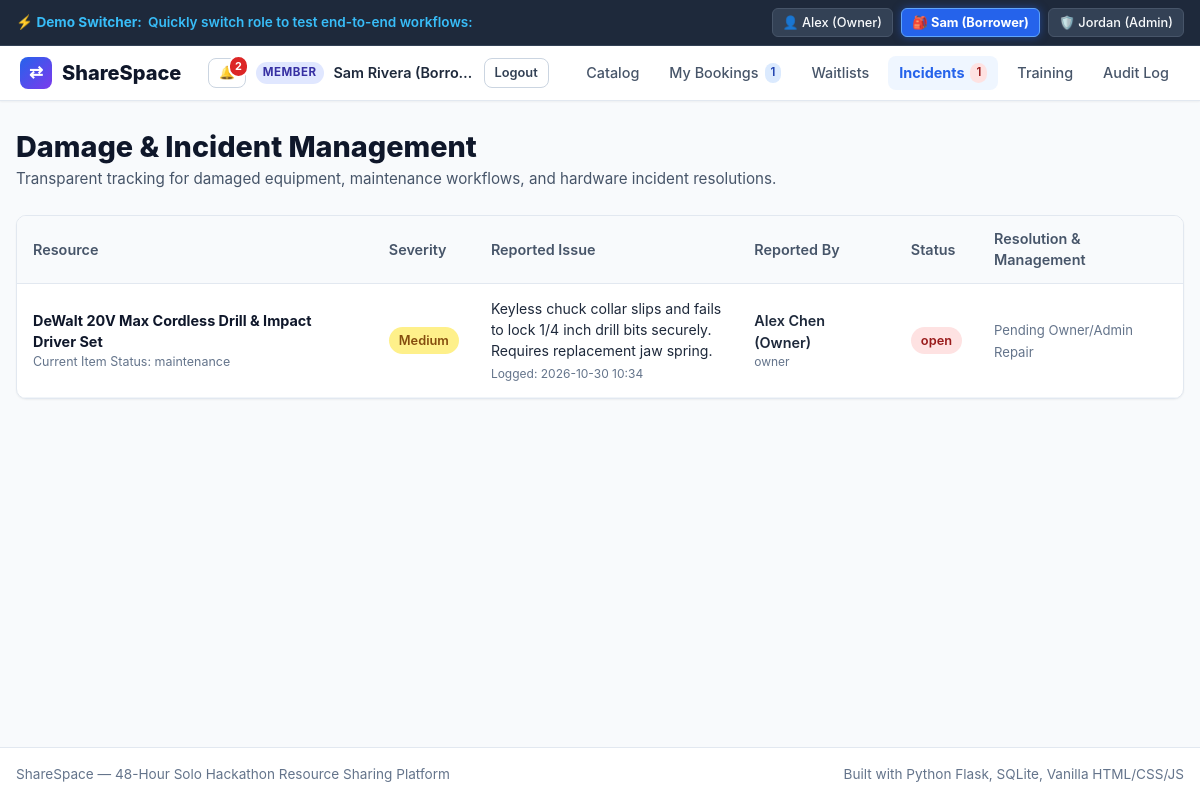
Page /incidents on the committed database.
### tables this page shows
CREATE TABLE users (
    id INTEGER PRIMARY KEY AUTOINCREMENT,
    name TEXT NOT NULL,
    email TEXT UNIQUE NOT NULL,
    password_hash TEXT NOT NULL,
    role TEXT DEFAULT 'member', -- 'member', 'owner', 'admin'
    created_at TIMESTAMP DEFAULT CURRENT_TIMESTAMP
);

CREATE TABLE incidents (
    id INTEGER PRIMARY KEY AUTOINCREMENT,
    resource_id INTEGER NOT NULL,
    booking_id INTEGER,
    reported_by_user_id INTEGER NOT NULL,
    severity TEXT DEFAULT 'Medium', -- 'Low', 'Medium', 'High', 'Critical'
    description TEXT NOT NULL,
    status TEXT DEFAULT 'open', -- 'open', 'under_review', 'resolved'
    resolution_notes TEXT,
    created_at TIMESTAMP DEFAULT CURRENT_TIMESTAMP,
    resolved_at TIMESTAMP,
    FOREIGN KEY (resource_id) REFERENCES resources(id) ON DELETE CASCADE,
    FOREIGN KEY (booking_id) REFERENCES bookings(id) ON DELETE SET NULL,
    FOREIGN KEY (reported_by_user_id) REFERENCES users(id) ON DELETE CASCADE
);

CREATE TABLE resources (
    id INTEGER PRIMARY KEY AUTOINCREMENT,
    owner_id INTEGER NOT NULL,
    title TEXT NOT NULL,
    description TEXT,
    category TEXT NOT NULL,
    location TEXT,
    image_url TEXT,
    status TEXT DEFAULT 'available', -- 'available', 'reserved', 'in_use', 'maintenance'
    required_certification_id INTEGER,
    max_days INTEGER DEFAULT 5, -- Fair usage limit per booking
    created_at TIMESTAMP DEFAULT CURRENT_TIMESTAMP,
    FOREIGN KEY (owner_id) REFERENCES users(id) ON DELETE CASCADE,
    FOREIGN KEY (required_certification_id) REFERENCES certifications(id) ON DELETE SET NULL
);

### app.py (the view)
@app.route('/incidents')
@login_required
def incidents():
    incidents_list = query_db(
        """
        SELECT i.*, r.title as resource_title, r.status as resource_status, u.name as reporter_name, u.role as reporter_role
        FROM incidents i
        JOIN resources r ON i.resource_id = r.id
        JOIN users u ON i.reported_by_user_id = u.id
        ORDER BY
            CASE i.status WHEN 'open' THEN 1 WHEN 'under_review' THEN 2 ELSE 3 END,
            i.created_at DESC
        """
    )
    return render_template('incidents.html', incidents=incidents_list)

### app.py (called while the page is built)
def login_required(f):
    @wraps(f)
    def decorated_function(*args, **kwargs):
        if not g.user:
            flash("Please log in to access this page.", "warning")
            return redirect(url_for('login'))
        return f(*args, **kwargs)
    return decorated_function

### database.py (called while the page is built)
def get_db():
    conn = sqlite3.connect(DATABASE_PATH)
    conn.row_factory = sqlite3.Row
    conn.execute("PRAGMA foreign_keys = ON;")
    return conn

def query_db(query, args=(), one=False):
    conn = get_db()
    try:
        cur = conn.cursor()
        cur.execute(query, args)
        rows = cur.fetchall()
        cur.close()
        return (rows[0] if rows else None) if one else rows
    finally:
        conn.close()

### templates/incidents.html (shortened to what this page needs)
{% extends "base.html" %}
{% block content %}
<div class="catalog-header">
    <div>
        <h1 style="font-size: 1.8rem; font-weight: 800; color: var(--slate-900);">Damage & Incident Management</h1>
        <p style="color: var(--slate-600); font-size: 0.95rem;">
            Transparent tracking for damaged equipment, maintenance workflows, and hardware incident resolutions.
        </p>
    </div>
</div>
{% if incidents %}
    <div class="table-responsive">
        <table class="data-table">
            <thead>
                <tr>
                    <th>Resource</th>
                    <th>Severity</th>
                    <th>Reported Issue</th>
                    <th>Reported By</th>
                    <th>Status</th>
                    <th>Resolution & Management</th>
                </tr>
            </thead>
            <tbody>
                {% for inc in incidents %}
                    <tr>
                        <td>
                            <a href="{{ url_for('resource_detail', resource_id=inc['resource_id']) }}" style="font-weight: 700; color: var(--slate-900);">
                                {{ inc['resource_title'] }}
                            </a>
                            <div style="font-size: 0.78rem; color: var(--slate-500);">Current Item Status: {{ inc['resource_status'] }}</div>
                        </td>
                        <td>
                            <span class="badge" style="
                                {% if inc['severity'] == 'Critical' %}background: #fee2e2; color: #991b1b; font-weight: 800;
                                {% elif inc['severity'] == 'High' %}background: #fed7aa; color: #9a3412;
                                {% elif inc['severity'] == 'Medium' %}background: #fef08a; color: #854d0e;
                                {% else %}background: #e2e8f0; color: #475569;{% endif %}
                            ">
                                {{ inc['severity'] }}
                            </span>
                        </td>
                        <td style="max-width: 280px;">
                            <div style="font-size: 0.88rem; color: var(--slate-800);">{{ inc['description'] }}</div>
                            <div style="font-size: 0.75rem; color: var(--slate-500); margin-top: 4px;">Logged: {{ inc['created_at'][:16] }}</div>
                        </td>
                        <td>
                            <div style="font-weight: 600;">{{ inc['reporter_name'] }}</div>
                            <div style="font-size: 0.75rem; color: var(--slate-500);">{{ inc['reporter_role'] }}</div>
                        </td>
                        <td>
                            <span class="badge" style="
                                {% if inc['status'] == 'resolved' %}background: #dcfce7; color: #166534;
                                {% elif inc['status'] == 'under_review' %}background: #e0f2fe; color: #0284c7;
                                {% else %}background: #fee2e2; color: #991b1b;{% endif %}
                            ">
                                {{ inc['status'] }}
                            </span>
                        </td>
                        <td>
                            {% if inc['status'] != 'resolved' %}
                                {% if g.user and g.user['role'] in ['owner', 'admin'] %}
                                    <form method="POST" action="{{ url_for('resolve_incident', incident_id=inc['id']) }}" style="display: flex; flex-direction: column; gap: 6px; min-width: 200px;">
                                        <input type="text" name="resolution_notes" class="form-control" style="font-size: 0.8rem; padding: 4px 8px;" placeholder="Repair notes / action taken..." required>
                                        <button type="submit" class="btn btn-success btn-sm">
                                            ✅ Mark Resolved & Restore Resource
                                        </button>
                                    </form>
                                {% else %}
                                    <span style="font-size: 0.82rem; color: var(--slate-500);">Pending Owner/Admin Repair</span>
                                {% endif %}
                            {% else %}
                                <div style="font-size: 0.82rem; color: #15803d;">
                                    <strong>Resolution:</strong> {{ inc['resolution_notes'] or 'Repaired and verified.' }}
                                </div>
                                <div style="font-size: 0.72rem; color: var(--slate-500);">Resolved at: {{ inc['resolved_at'][:16] if inc['resolved_at'] else 'Recently' }}</div>
                            {% endif %}
                        </td>
                    </tr>
                {% endfor %}
            </tbody>
        </table>
    </div>
{% endif %}
{% endblock %}

### templates/base.html (shortened to what this page needs)
<!DOCTYPE html>
<html lang="en">
<head>
    <link rel="stylesheet" href="{{ url_for('static', filename='css/style.css') }}">
</head>
<body>
    <div class="demo-bar">
        <div class="demo-bar-inner">
            <div class="demo-bar-title">
                <span>⚡ <strong>Demo Switcher:</strong></span>
                <span class="demo-desc">Quickly switch role to test end-to-end workflows:</span>
            </div>
            <div class="demo-users">
                <a href="{{ url_for('switch_user', user_id=1) }}" class="demo-btn {% if g.user and g.user['id'] == 1 %}active{% endif %}">
                    👤 Alex (Owner)
                </a>
                <a href="{{ url_for('switch_user', user_id=2) }}" class="demo-btn {% if g.user and g.user['id'] == 2 %}active{% endif %}">
                    🎒 Sam (Borrower)
                </a>
                <a href="{{ url_for('switch_user', user_id=3) }}" class="demo-btn {% if g.user and g.user['id'] == 3 %}active{% endif %}">
                    🛡️ Jordan (Admin)
                </a>
            </div>
        </div>
    </div>
    <nav class="navbar">
        <div class="nav-container">
            <div class="nav-header">
                <a href="{{ url_for('index') }}" class="nav-brand">
                    <span class="logo-icon">⇄</span>
                    <span>ShareSpace</span>
                </a>
                <div class="nav-user">
                    {% if g.user %}
                        <a href="{{ url_for('notifications') }}" class="btn btn-outline btn-sm notif-btn" title="Notifications" style="position: relative;">
                            🔔
                            {% if g.unread_notifs_count > 0 %}
                                <span class="notif-badge">{{ g.unread_notifs_count }}</span>
                            {% endif %}
                        </a>
                        <span class="role-badge role-{{ g.user['role'] }}">{{ g.user['role'] }}</span>
                        <span class="user-display-name" style="font-size: 0.9rem; font-weight: 600;">{{ g.user['name'] }}</span>
                        <a href="{{ url_for('logout') }}" class="btn btn-outline btn-sm">Logout</a>
                    {% else %}
                        <a href="{{ url_for('login') }}" class="btn btn-outline btn-sm">Log In</a>
                        <a href="{{ url_for('register') }}" class="btn btn-primary btn-sm">Sign Up</a>
                    {% endif %}
                </div>
            </div>
            <ul class="nav-links">
                <li><a href="{{ url_for('index') }}" class="{% if request.path == url_for('index') %}active{% endif %}">Catalog</a></li>
                {% if g.user %}
                    <li>
                        <a href="{{ url_for('my_bookings') }}" class="{% if request.path == url_for('my_bookings') %}active{% endif %}">
                            My Bookings
                            {% if g.active_bookings_count %}
                                <span class="badge badge-active" style="padding: 1px 6px; font-size: 0.72rem;">{{ g.active_bookings_count }}</span>
                            {% endif %}
                        </a>
                    </li>
                    <li><a href="{{ url_for('waitlists') }}" class="{% if request.path == url_for('waitlists') %}active{% endif %}">Waitlists</a></li>
                    <li>
                        <a href="{{ url_for('incidents') }}" class="{% if request.path == url_for('incidents') %}active{% endif %}">
                            Incidents
                            {% if g.open_incidents_count %}
                                <span class="badge badge-maintenance" style="padding: 1px 6px; font-size: 0.72rem;">{{ g.open_incidents_count }}</span>
                            {% endif %}
                        </a>
                    </li>
                    <li><a href="{{ url_for('training_catalog') }}" class="{% if request.path == url_for('training_catalog') %}active{% endif %}">Training</a></li>
                    <li><a href="{{ url_for('activity_history') }}" class="{% if request.path == url_for('activity_history') %}active{% endif %}">Audit Log</a></li>
                {% endif %}
            </ul>
        </div>
    </nav>
    <main class="container">
        {% block content %}{% endblock %}
    </main>
    <footer>
        <div style="max-width: 1200px; margin: 0 auto; display: flex; justify-content: space-between; align-items: center; flex-wrap: wrap; gap: 10px;">
            <span>ShareSpace — 48-Hour Solo Hackathon Resource Sharing Platform</span>
            <span>Built with Python Flask, SQLite, Vanilla HTML/CSS/JS</span>
        </div>
    </footer>
</body>
</html>

### rows in the picture
users: user.role "MEMBER", user.name "Sam Rivera (Borro…"
incidents: resource_title "DeWalt 20V Max Cordless Drill & Impact Driver Set", resource_status "maintenance", severity "Medium", description "Keyless chuck collar slips and fails to lock 1/4 inch drill bits securely. Requires replacement jaw spring.", created_at "2026-10-30 10:34", reporter_name "Alex Chen (Owner)", reporter_role "owner", status "open", shows "Pending Owner/Admin Repair"

### other values in the picture
{{ g.unread_notifs_count }} "2"
{{ g.active_bookings_count }} "1"
{{ g.open_incidents_count }} "1"
